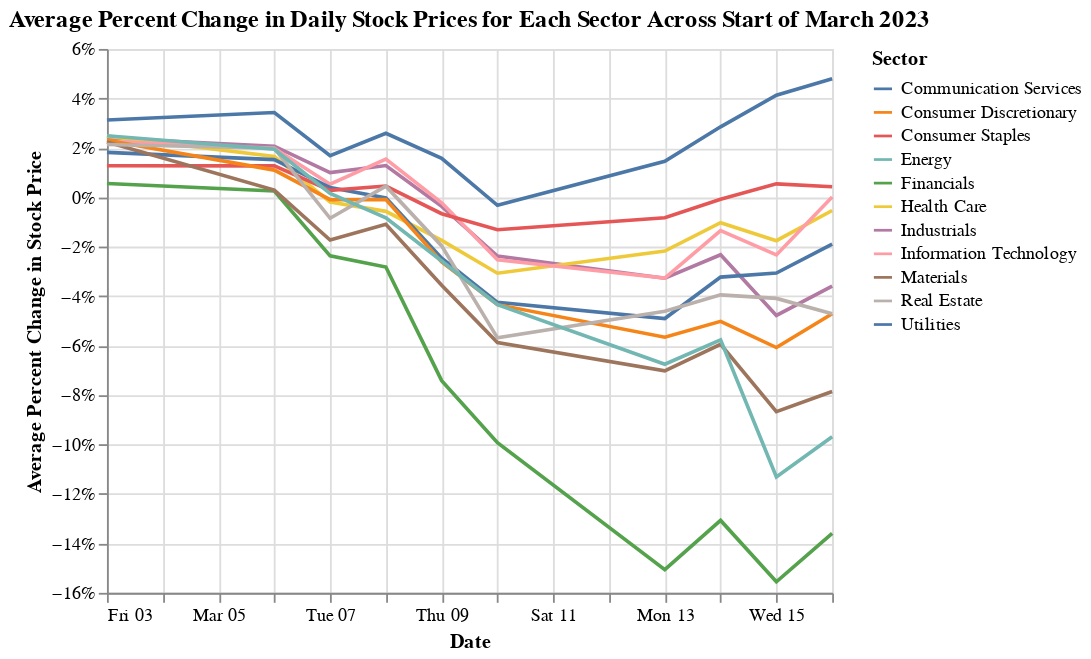

The notebook cell saved with this chart:
### Code cell
# Chart 1 - Average Percent Change in Stock Price for Each Sector Across Time
# interactive feature: interactive legend
selection = alt.selection_single(fields=['Sector'], bind='legend')

alt.Chart(df, title="Average Percent Change in Daily Stock Prices for Each Sector Across Start of March 2023").mark_line().encode(
    alt.X('Date:T'),
    alt.Y('mean(Percent Change in Stock Price):Q',axis=alt.Axis(format='%', title='Average Percent Change in Stock Price')),
    alt.Color('Sector:N'),
    opacity=alt.condition(selection, alt.value(1), alt.value(0.2))
).add_selection(
    selection
)

### Figure 1 — Vega-Lite specification as saved in the notebook (floating-point values rounded to 4 significant figures; data arrays with more than 128 entries replaced by an {"elided": "..."} marker saying what was removed)
{"config": {"view": {"continuousWidth": 400, "continuousHeight": 300}}, "data": {"name": "data-e2ec05b4d41a0f380e242538f20d8ed7"}, "mark": "line", "encoding": {"color": {"field": "Sector", "type": "nominal"}, "opacity": {"condition": {"value": 1, "selection": "selector001"}, "value": 0.2}, "x": {"field": "Date", "type": "temporal"}, "y": {"aggregate": "mean", "axis": {"format": "%", "title": "Average Percent Change in Stock Price"}, "field": "Percent Change in Stock Price", "type": "quantitative"}}, "selection": {"selector001": {"type": "single", "fields": ["Sector"], "bind": "legend"}}, "title": "Average Percent Change in Daily Stock Prices for Each Sector Across Start of March 2023", "$schema": "https://vega.github.io/schema/vega-lite/v4.17.0.json", "datasets": {"data-e2ec05b4d41a0f380e242538f20d8ed7": {"elided": "4890 records"}}}
